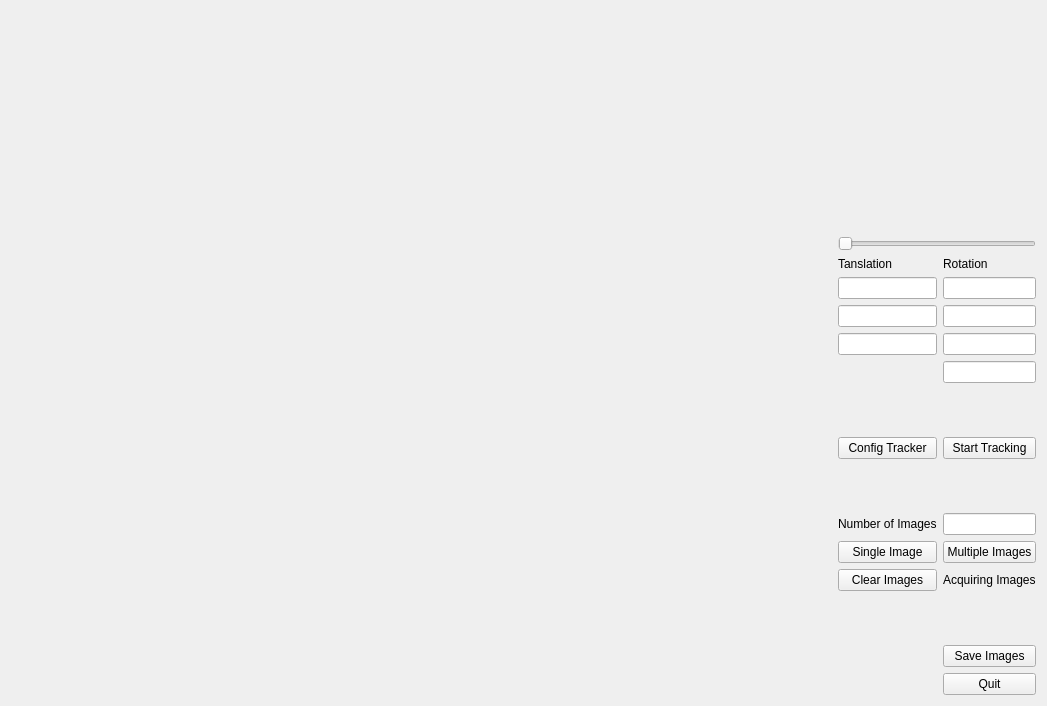
<?xml version="1.0" encoding="UTF-8"?>
<ui version="4.0">
 <class>ImageAcquisitionWidget</class>
 <widget class="QWidget" name="ImageAcquisitionWidget">
  <property name="geometry">
   <rect>
    <x>0</x>
    <y>0</y>
    <width>1047</width>
    <height>706</height>
   </rect>
  </property>
  <property name="windowTitle">
   <string>ImageAcquisitionWidget</string>
  </property>
  <layout class="QGridLayout" name="gridLayout" columnstretch="90,10" columnminimumwidth="90,10">
   <item row="0" column="0">
    <widget class="QWidget" name="ultrasoundDisplay" native="true"/>
   </item>
   <item row="0" column="1">
    <layout class="QVBoxLayout" name="verticalLayout_2" stretch="20,0,40">
     <item>
      <widget class="QWidget" name="imagesDisplay" native="true"/>
     </item>
     <item>
      <widget class="QSlider" name="imageSlider">
       <property name="orientation">
        <enum>Qt::Horizontal</enum>
       </property>
      </widget>
     </item>
     <item>
      <layout class="QGridLayout" name="gridLayout_2">
       <item row="5" column="0">
        <widget class="QLineEdit" name="coordsY"/>
       </item>
       <item row="6" column="0">
        <widget class="QLineEdit" name="coordsZ"/>
       </item>
       <item row="20" column="1">
        <widget class="QPushButton" name="quitBtn">
         <property name="text">
          <string>Quit</string>
         </property>
        </widget>
       </item>
       <item row="5" column="1">
        <widget class="QLineEdit" name="rotX"/>
       </item>
       <item row="6" column="1">
        <widget class="QLineEdit" name="rotY"/>
       </item>
       <item row="7" column="1">
        <widget class="QLineEdit" name="rotZ"/>
       </item>
       <item row="19" column="1">
        <widget class="QPushButton" name="saveImagesBtn">
         <property name="text">
          <string>Save Images</string>
         </property>
        </widget>
       </item>
       <item row="18" column="1">
        <spacer name="verticalSpacer_2">
         <property name="orientation">
          <enum>Qt::Vertical</enum>
         </property>
         <property name="sizeHint" stdset="0">
          <size>
           <width>20</width>
           <height>40</height>
          </size>
         </property>
        </spacer>
       </item>
       <item row="1" column="0">
        <widget class="QLabel" name="label_2">
         <property name="text">
          <string>Tanslation</string>
         </property>
        </widget>
       </item>
       <item row="1" column="1">
        <widget class="QLabel" name="label_3">
         <property name="text">
          <string>Rotation</string>
         </property>
        </widget>
       </item>
       <item row="2" column="0">
        <widget class="QLineEdit" name="coordsX"/>
       </item>
       <item row="2" column="1">
        <widget class="QLineEdit" name="rotW"/>
       </item>
       <item row="8" column="1">
        <spacer name="verticalSpacer">
         <property name="orientation">
          <enum>Qt::Vertical</enum>
         </property>
         <property name="sizeHint" stdset="0">
          <size>
           <width>20</width>
           <height>40</height>
          </size>
         </property>
        </spacer>
       </item>
       <item row="13" column="1">
        <widget class="QLineEdit" name="numberImages"/>
       </item>
       <item row="13" column="0">
        <widget class="QLabel" name="label">
         <property name="text">
          <string>Number of Images</string>
         </property>
        </widget>
       </item>
       <item row="14" column="0">
        <widget class="QPushButton" name="singleImageBtn">
         <property name="text">
          <string>Single Image</string>
         </property>
         <property name="checkable">
          <bool>false</bool>
         </property>
        </widget>
       </item>
       <item row="14" column="1">
        <widget class="QPushButton" name="multipleImageBtn">
         <property name="text">
          <string>Multiple Images</string>
         </property>
         <property name="checkable">
          <bool>false</bool>
         </property>
        </widget>
       </item>
       <item row="9" column="0">
        <widget class="QPushButton" name="configTrackerBtn">
         <property name="text">
          <string>Config Tracker</string>
         </property>
        </widget>
       </item>
       <item row="9" column="1">
        <widget class="QPushButton" name="startTrackingBtn">
         <property name="text">
          <string>Start Tracking</string>
         </property>
        </widget>
       </item>
       <item row="10" column="0">
        <spacer name="verticalSpacer_3">
         <property name="orientation">
          <enum>Qt::Vertical</enum>
         </property>
         <property name="sizeHint" stdset="0">
          <size>
           <width>20</width>
           <height>40</height>
          </size>
         </property>
        </spacer>
       </item>
       <item row="15" column="1">
        <widget class="QLabel" name="trackingLabel">
         <property name="text">
          <string>Acquiring Images</string>
         </property>
        </widget>
       </item>
       <item row="15" column="0">
        <widget class="QPushButton" name="clearBtn">
         <property name="text">
          <string>Clear Images</string>
         </property>
        </widget>
       </item>
      </layout>
     </item>
    </layout>
   </item>
  </layout>
 </widget>
 <layoutdefault spacing="6" margin="11"/>
 <resources/>
 <connections>
  <connection>
   <sender>singleImageBtn</sender>
   <signal>clicked()</signal>
   <receiver>ImageAcquisitionWidget</receiver>
   <slot>singleImage()</slot>
   <hints>
    <hint type="sourcelabel">
     <x>927</x>
     <y>555</y>
    </hint>
    <hint type="destinationlabel">
     <x>1042</x>
     <y>286</y>
    </hint>
   </hints>
  </connection>
  <connection>
   <sender>multipleImageBtn</sender>
   <signal>clicked()</signal>
   <receiver>ImageAcquisitionWidget</receiver>
   <slot>multipleImages()</slot>
   <hints>
    <hint type="sourcelabel">
     <x>1033</x>
     <y>555</y>
    </hint>
    <hint type="destinationlabel">
     <x>1039</x>
     <y>319</y>
    </hint>
   </hints>
  </connection>
  <connection>
   <sender>configTrackerBtn</sender>
   <signal>clicked()</signal>
   <receiver>ImageAcquisitionWidget</receiver>
   <slot>configTracker()</slot>
   <hints>
    <hint type="sourcelabel">
     <x>927</x>
     <y>460</y>
    </hint>
    <hint type="destinationlabel">
     <x>1041</x>
     <y>476</y>
    </hint>
   </hints>
  </connection>
  <connection>
   <sender>startTrackingBtn</sender>
   <signal>clicked()</signal>
   <receiver>ImageAcquisitionWidget</receiver>
   <slot>startTracking()</slot>
   <hints>
    <hint type="sourcelabel">
     <x>1033</x>
     <y>460</y>
    </hint>
    <hint type="destinationlabel">
     <x>1044</x>
     <y>531</y>
    </hint>
   </hints>
  </connection>
  <connection>
   <sender>quitBtn</sender>
   <signal>clicked()</signal>
   <receiver>ImageAcquisitionWidget</receiver>
   <slot>Quit()</slot>
   <hints>
    <hint type="sourcelabel">
     <x>978</x>
     <y>673</y>
    </hint>
    <hint type="destinationlabel">
     <x>1040</x>
     <y>654</y>
    </hint>
   </hints>
  </connection>
  <connection>
   <sender>saveImagesBtn</sender>
   <signal>clicked()</signal>
   <receiver>ImageAcquisitionWidget</receiver>
   <slot>saveImages()</slot>
   <hints>
    <hint type="sourcelabel">
     <x>987</x>
     <y>640</y>
    </hint>
    <hint type="destinationlabel">
     <x>1045</x>
     <y>623</y>
    </hint>
   </hints>
  </connection>
  <connection>
   <sender>imageSlider</sender>
   <signal>valueChanged(int)</signal>
   <receiver>ImageAcquisitionWidget</receiver>
   <slot>displaySelectedImage(int)</slot>
   <hints>
    <hint type="sourcelabel">
     <x>863</x>
     <y>244</y>
    </hint>
    <hint type="destinationlabel">
     <x>814</x>
     <y>359</y>
    </hint>
   </hints>
  </connection>
  <connection>
   <sender>clearBtn</sender>
   <signal>clicked()</signal>
   <receiver>ImageAcquisitionWidget</receiver>
   <slot>clearImages()</slot>
   <hints>
    <hint type="sourcelabel">
     <x>872</x>
     <y>574</y>
    </hint>
    <hint type="destinationlabel">
     <x>815</x>
     <y>541</y>
    </hint>
   </hints>
  </connection>
 </connections>
 <slots>
  <slot>singleImage()</slot>
  <slot>multipleImages()</slot>
  <slot>configTracker()</slot>
  <slot>startTracking()</slot>
  <slot>Quit()</slot>
  <slot>saveImages()</slot>
  <slot>displaySelectedImage(int)</slot>
  <slot>clearImages()</slot>
 </slots>
</ui>
